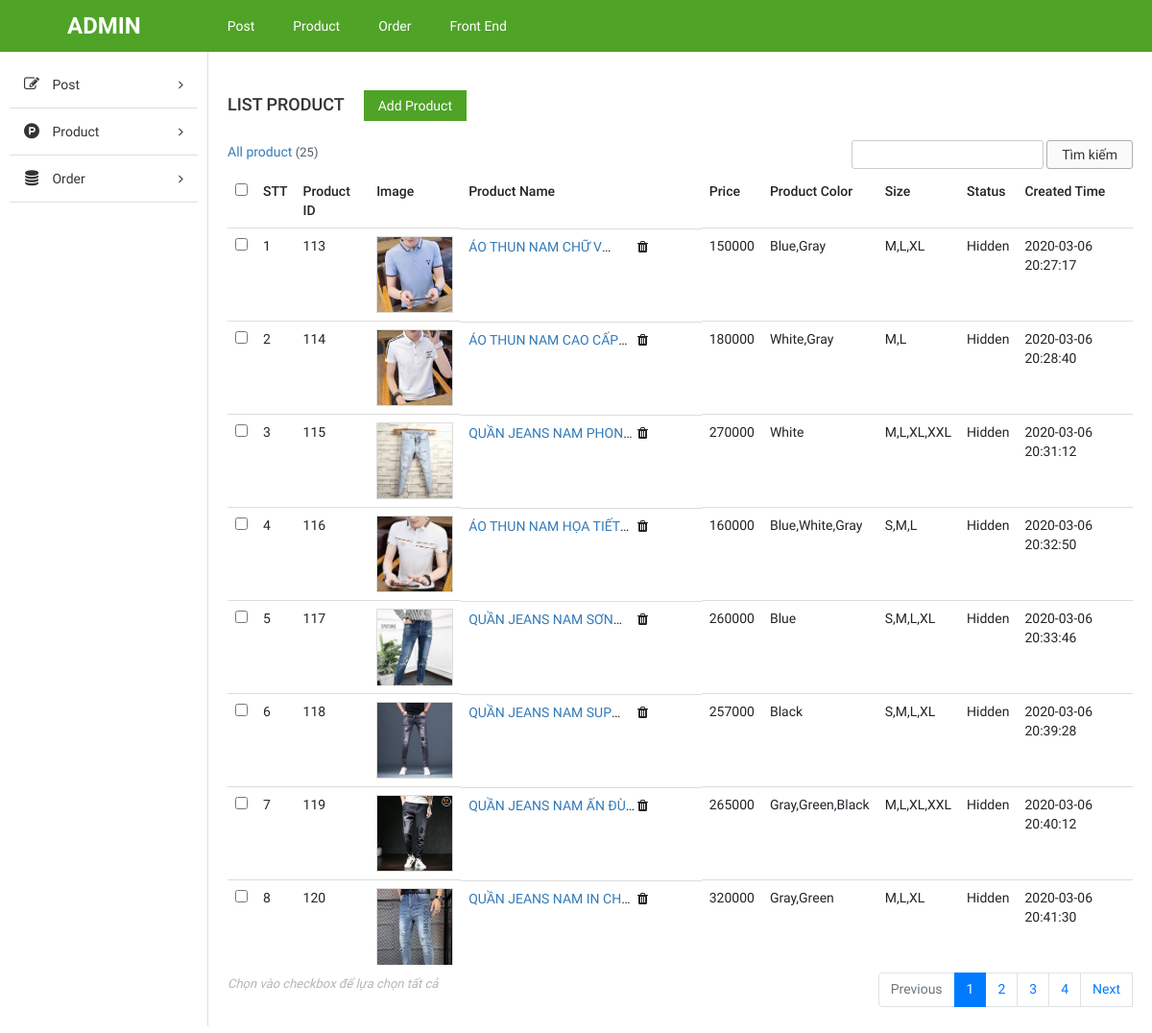
The app's page /admin/index.php with its own data.
### tables this page shows
CREATE TABLE `product` (
  `product_id` int(10) NOT NULL,
  `Name` varchar(255) NOT NULL,
  `Price` int(20) NOT NULL,
  `Description` text NOT NULL,
  `Detail` text NOT NULL,
  `created_time` timestamp NOT NULL DEFAULT current_timestamp() ON UPDATE current_timestamp(),
  `product_status` enum('0','1') NOT NULL DEFAULT '0',
  `Color` varchar(255) NOT NULL,
  `Size` varchar(255) NOT NULL,
  `Image` text NOT NULL
);

### admin/core/route.php (called while the page is built, shortened)
<?php
    $action = isset($_REQUEST['action']) ?$_REQUEST['action'] : DEFAULT_ACTION;
    $id = isset($_REQUEST['id'])? $_REQUEST['id'] : 1;
    $controller = new $class();
    $controller->$action($id);

### admin/index.php (called while the page is built, shortened)
<?php
require_once 'core/autoload.php';
require_once 'core/route.php';

### admin/core/autoload.php (called while the page is built, shortened)
<?php
spl_autoload_register(function ($className) {
    $app = 'app/';
    $prefix = 'Mvc\\';
    $classWithoutPrefix = preg_replace('/^' . preg_quote($prefix) . '/', '', $className);
    $file = str_replace('\\', DIRECTORY_SEPARATOR, $classWithoutPrefix) . '.php';
    $filePath = $app . $file;
});

### admin/app/Models/AbstractDatabase.php (called while the page is built, shortened)
<?php
class AbstractDatabase
{
    protected $connection;
    public function __construct() {
        return $this->connect();
    }
    private function connect() {
        if(!$this->connection) {
            $this->connection = new mysqli(DB_HOST, DB_USERNAME, DB_PASSWORD, DB_NAME);
            $this->connection->set_charset("utf8");
        }
        else {
            die("Connection failed:" . $this->connection->connect_error);
        }
    }
    public function fetch($tableName, $where = null) {
        $result = [];
        $queryString = "SELECT * FROM $tableName $where";
        $resultQuery = $this->connection->query($queryString);
        while ($row = $resultQuery->fetch_array(MYSQLI_ASSOC)) {
            $result[] = $row;
        }
        return $result;
    }
}

### admin/app/Models/AbstractModel.php (called while the page is built, shortened)
<?php
abstract class AbstractModel
{
    protected $database;
    protected $tableName = null;
    public function __construct() {
        $this->database = new AbstractDatabase();
    }
    public function getAll($where= null) {
        return $this->database->fetch($this->tableName, $where);
    }
}

### admin/app/Views/product/listproduct.php (the view, shortened to what this page needs)
<?php require_once "template/header.php" ?>
<div id="main-content-wp" class="list-product-page">
    <div class="wrap clearfix">
    <?php require_once "template/sidebar.php" ?>
        <div id="content" class="fl-right">
            <div class="section" id="title-page">
                <div class="clearfix">
                    <h3 id="index" class="fl-left">List Product</h3>
                    <a href="?scope=product&action=view&id=3" title="" id="add-new" class="fl-left">Add Product</a>
                </div>
            </div>
            <div class="section" id="detail-page">
                <div class="section-detail">
                    <div class="filter-wp clearfix">
                        <ul class="post-status fl-left">
                            <li class="all"><a href="">All product <span class="count">(<?php echo $numProduct ?>)</span></a></li>
                        </ul>
                        <form method="GET" class="form-s fl-right">
                            <input type="text" name="s" id="s">
                            <input type="submit" name="sm_s" value="Tìm kiếm">
                        </form>
                    </div>
                    <div class="table-responsive">
                        <table class="table list-table-wp">
                            <thead>
                                <tr>
                                    <td><input type="checkbox" name="checkAll" id="checkAll"></td>
                                    <td><span class="thead-text">STT</span></td>
                                    <td><span class="thead-text">Product ID</span></td>
                                    <td><span class="thead-text">Image</span></td>
                                    <td><span class="thead-text">Product Name</span></td>
                                    <td><span class="thead-text">Price</span></td>
                                    <td><span class="thead-text">Product Color</span></td>
                                    <td><span class="thead-text">Size</span></td>
                                    <td><span class="thead-text">Status</span></td>
                                    <td><span class="thead-text">Created Time</span></td>
                                </tr>
                            </thead>
                            <tbody>
                            <?php
                                if (!empty($product) && is_array($product)) {
                                    foreach($product as $key => $item) {
                            ?>
                                <tr>
                                    <td><input type="checkbox" name="checkItem" class="checkItem"></td>
                                    <td><span class="tbody-text"><?php echo $key + 1 ?></h3></span>
                                    <td><span class="tbody-text"><?php echo $item["product_id"] ?></h3></span>
                                    <td>
                                        <div class="tbody-thumb">
                                            <img src="<?php echo explode(",",$item["Image"])[0] ?>" alt="">
                                        </div>
                                    </td>
                                    <td class="clearfix">
                                        <div class="tb-title fl-left">
                                            <a href="?scope=product&action=view&id=4&product=<?php echo $item["product_id"] ?>" title=""><?php echo $item["Name"] ?></a>
                                        </div>
                                        <ul class="list-operation fl-right">
                                            <li><span href="" title="Xóa" class="delete" action="product" item="<?php echo $item["product_id"] ?>"><i class="fa fa-trash" aria-hidden="true"></i></span></li>
                                        </ul>
                                    </td>
                                    <td><span class="tbody-text"><?php echo $item["Price"] ?></span></td>
                                    <td><span class="tbody-text"><?php echo $item["Color"] ?></span></td>
                                    <td><span class="tbody-text"><?php echo $item["Size"] ?></span></td>
                                    <td><span class="tbody-text"><?php echo $item["product_status"] == 0 ? "Hidden" : "Active" ?></span></td>
                                    <td><span class="tbody-text"><?php echo $item["created_time"] ?></span></td>
                                </tr>
                            <?php
                                    }
                                }
                            ?>
                        </table>
                    </div>
                </div>
            </div>
            <div class="section" id="paging-wp">
                <div class="section-detail clearfix">
                    <p id="desc" class="fl-left">Chọn vào checkbox để lựa chọn tất cả</p>
                    <div class="pagination float-right">
                        <nav aria-label="...">
                        <ul class="pagination ">
                            <li class="page-item disabled">
                                <a class="page-link" href="#" tabindex="-1">Previous</a>
                            </li>
                            <?php
                                for($i=0; $i<$totalPage; $i++) {
                                    $active = ($i+1 == $page) ? "active" : "";
                            ?>
                                <li class="page-item <?php echo $active ?>">
                                    <a class="page-link" href="?scope=product&action=view&id=1&page=<?php echo $i+1 ?>"><?php echo $i+1 ?></a>
                                </li>
                            <?php
                                }
                            ?>
                            <li>
                                <a class="page-link" href="#">Next</a>
                            </li>
                        </ul>
                        </nav>
                    </div>
                </div>
            </div>
        </div>
    </div>
</div>

### admin/app/Controllers/ProductController.php (shortened to what this page needs)
<?php
    class ProductController extends BaseController
    {
        public function __construct() {
            $this->model = parent :: model("product");
        }
        public function view($id) {
            if ($id == 1) {
                $totalPage = ceil(count($this->model->getAll())/8);
                $page = (isset($_GET["page"])) ? $_GET["page"] : 1;
                $start = ($page - 1) * 8;
                $where = " LIMIT {$start},8";
                $product = $this->model->getAll($where);
                $this->render('listproduct',[
                    "product" => $product,
                    "totalPage" => $totalPage,
                    "page" => $page,
                    "numProduct" => count($this->model->getAll())
                ]);
            }
        }
    }
?>

### admin/app/Controllers/BaseController.php (shortened to what this page needs)
<?php
abstract class BaseController
{
    public $folder;
    protected function model($model) {
        return new $model();
    }
    protected function render($view, $data = [])
    {
        $root = 'app/';
        $view_file = $root . 'Views' . DIRECTORY_SEPARATOR . $this->folder . DIRECTORY_SEPARATOR . $view . '.php';
        if (is_file($view_file)) {
            extract($data);
            require_once($view_file);
        } else {
            echo 'can\'t find view file';
        }
    }
}

### admin/template/header.php (shortened to what this page needs)
<!DOCTYPE html>
<html>
    <head>
        <link rel="stylesheet" href="https://maxcdn.bootstrapcdn.com/bootstrap/4.4.1/css/bootstrap.min.css">
        <link href="public/css/bootstrap/bootstrap.min.css" rel="stylesheet" type="text/css"/>
        <link href="public/css/bootstrap/bootstrap-theme.min.css" rel="stylesheet" type="text/css"/>
        <link href="public/reset.css" rel="stylesheet" type="text/css"/>
        <link href="public/css/font-awesome/css/font-awesome.min.css" rel="stylesheet" type="text/css"/>
        <link href="public/style.css" rel="stylesheet" type="text/css"/>
        <link href="public/responsive.css" rel="stylesheet" type="text/css"/>
    </head>
    <body>
        <div id="site">
            <div id="container">
                <div id="header-wp">
                    <div class="wp-inner clearfix">
                        <a href="?page=list_post" title="" id="logo" class="fl-left">ADMIN</a>
                        <ul id="main-menu" class="fl-left">
                            <li>
                                <a href="?scope=post&action=view&id=1" title="">Post</a>
                            </li>
                            <li>
                                <a href="?scope=product&action=view&id=1" title="">Product</a>
                            </li>
                            <li>
                                <a href="?scope=order&action=view&id=1" title="">Order</a>
                            </li>
                              <li>
                                <a href="/" title="">Front End</a>
                            </li>
                        </ul>
                    </div>
                </div>

### admin/template/sidebar.php (shortened to what this page needs)
<div id="sidebar" class="fl-left">
    <ul id="sidebar-menu">
        <li class="nav-item">
            <a href="" title="" class="nav-link nav-toggle">
                <span class="fa fa-pencil-square-o icon"></span>
                <span class="title">Post</span>
            </a>
        </li>
        <li class="nav-item">
            <a href="" title="" class="nav-link nav-toggle">
                <span class="fa fa-product-hunt icon"></span>
                <span class="title">Product</span>
            </a>
        </li>
        <li class="nav-item">
            <a href="" title="" class="nav-link nav-toggle">
                <span class="fa fa-database icon"></span>
                <span class="title">Order</span>
            </a>
        </li>
    </ul>
</div>

### admin/public/css/import/global.css (style rules this page uses)
body { font-family: "Roboto Regular"; font-size: 14px; line-height: 24px; color: #333; }
.fl-left { float: left; }
.fl-right { float: right; }
img { max-width: 100%; height: auto; display: block; }
ul li { list-style: none!important; }
a { text-decoration: none!important; }

### admin/public/css/import/list_post.css (style rules this page uses)
#header-wp { background: #4fa327; }
#main-menu li { float: left; }
#main-menu li a { display: block; color: #fff; padding: 15px 20px; }
#logo { font-family: 'Roboto Bold'; font-weight: normal; color: #fff; font-size: 24px; padding: 15px 70px; }
#sidebar { width: 18%; padding: 10px; }
#content { width: 82%; border-left: 1px solid #ddd; padding: 20px; }
#add-new { display: inline-block; color: #fff; background: #4fa327; padding: 4px 15px; margin: 20px; }
#index { font-family: 'Roboto Medium'; font-weight: normal; text-transform: uppercase; font-size: 18px; padding: 24px 0px; }
.list-table-wp thead tr td { font-family: 'Roboto Medium'; font-weight: normal; }
.list-operation li { float: left; }
.tb-title { width: 75%; display: -webkit-box; -webkit-line-clamp: 1; -moz-line-clamp: 1; -o-line-clamp: 1; -webkit-box-orient: vertical; -moz-box-orient: vertical; -o-box-orient: vertical; max-height: 100%; overflow: hidden; }
.list-operation { width: 25%; }
#paging-wp #desc { font-size: 13px; color: #b5b5b5; font-style: italic; }
#main-menu > li { position: relative; }
.filter-wp { margin-bottom: 5px; }
.post-status li { float: left; font-size: 14px; margin-right: 5px; }
.post-status li .count { color: #555d66; font-size: 13px; display: inline-block; }
.form-s input[type="text"], .form-actions select { border-radius: 3px; border: 1px solid #ccc; padding: 2px 10px; }
.form-s input[type="submit"], .form-actions input[type="submit"] { border-radius: 3px; border: 1px solid #afafaf; padding: 2px 15px; background: #fafafa; }

### admin/public/css/import/list_product.css (style rules this page uses)
.tbody-thumb { width: 80px; height: 80px; overflow: hidden; }
.tbody-thumb img { border: 1px solid #ddd; }

### admin/public/css/import/sidebar.css (style rules this page uses)
#sidebar-menu .nav-item .nav-link { position: relative; display: block; color: #333; text-decoration: none!important; padding: 12px 15px; border-bottom: 1px solid #e0e0e0; }
#sidebar-menu .nav-item .nav-link .icon { display: inline-block; font-size: 16px; line-height: normal; width: 1em; text-align: center; }
#sidebar-menu .nav-item .nav-link .title { display: inline-block; padding-left: 10px; }

### admin/public/css/import/detail_order.css (style rules this page uses)
.table { margin-bottom: 0!important; }

### records on screen
product: product_id "113", shows a picture, Name "ÁO THUN NAM CHỮ…", Price "150000", Color "Blue,Gray", Size "M,L,XL", product_status "Hidden", created_time "2020-03-06 20:27:17"
product: product_id "114", shows a picture, Name "ÁO THUN NAM CAO…", Price "180000", Color "White,Gray", Size "M,L", product_status "Hidden", created_time "2020-03-06 20:28:40"
product: product_id "115", shows a picture, Name "QUẦN JEANS NAM…", Price "270000", Color "White", Size "M,L,XL,XXL", product_status "Hidden", created_time "2020-03-06 20:31:12"
product: product_id "116", shows a picture, Name "ÁO THUN NAM HỌA…", Price "160000", Color "Blue,White,Gray", Size "S,M,L", product_status "Hidden", created_time "2020-03-06 20:32:50"
product: product_id "117", Image (picture), Name "QUẦN JEANS NAM…", Price "260000", Color "Blue", Size "S,M,L,XL", product_status "Hidden", created_time "2020-03-06 20:33:46"
product: product_id "118", Image (picture), Name "QUẦN JEANS NAM…", Price "257000", Color "Black", Size "S,M,L,XL", product_status "Hidden", created_time "2020-03-06 20:39:28"
product: product_id "119", Image (picture), Name "QUẦN JEANS NAM ẤN…", Price "265000", Color "Gray,Green,Black", Size "M,L,XL,XXL", product_status "Hidden", created_time "2020-03-06 20:40:12"
product: product_id "120", Image (picture), Name "QUẦN JEANS NAM IN…", Price "320000", Color "Gray,Green", Size "M,L,XL", product_status "Hidden", created_time "2020-03-06 20:41:30"

### other values on screen
$numProduct "25"
